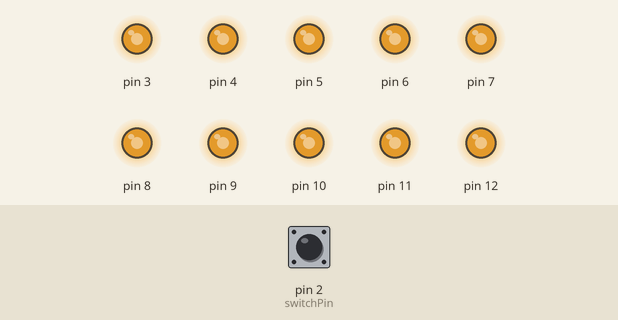
The sketch below on a simulated Arduino Uno, built with avr-gcc and run on an emulated ATmega328P. On the bench: output pins drawn as LEDs (lit = HIGH). Inputs (shaded band) come from the test bench; at power-on: pin 2 (switchPin) LOW.

Above: at 1.2 s.
1.3 s: pin 2 (switchPin) pulled HIGH for 3.2 s
At 3.9 s:
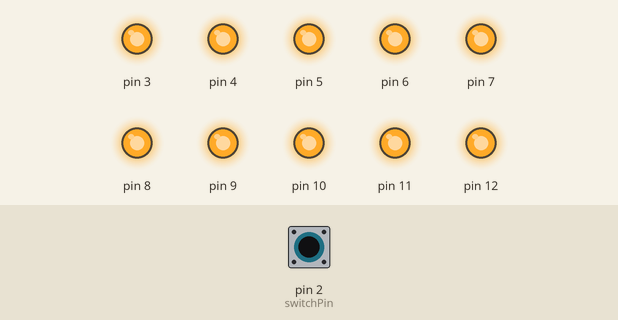
6.3 s: pin 2 (switchPin) pulled HIGH for 1 s
At 6.52 s:
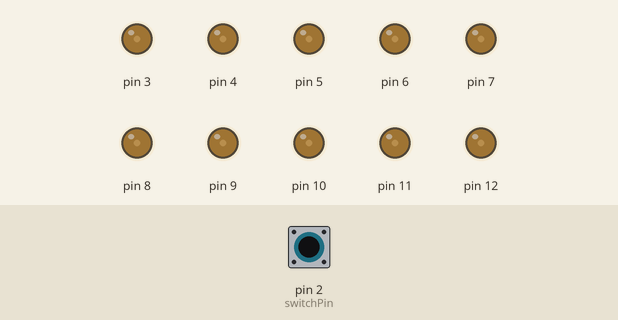
10.3 s: pin 2 (switchPin) pulled HIGH for 3.2 s
At 13.79 s:
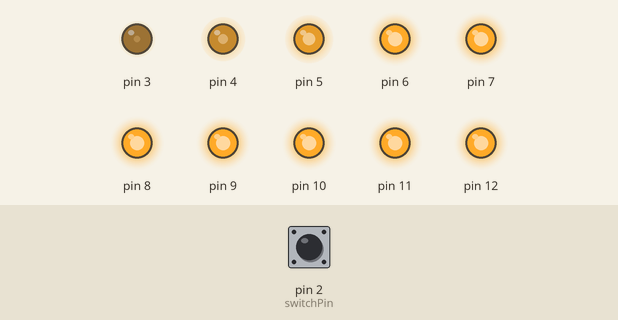
18.6 s: pin 2 (switchPin) pulled HIGH for 3.2 s
27.8 s: pin 2 (switchPin) pulled HIGH for 3.2 s
Timing chart, 0 to 38.0 s (numbered marks = the images above; inputs shaded):
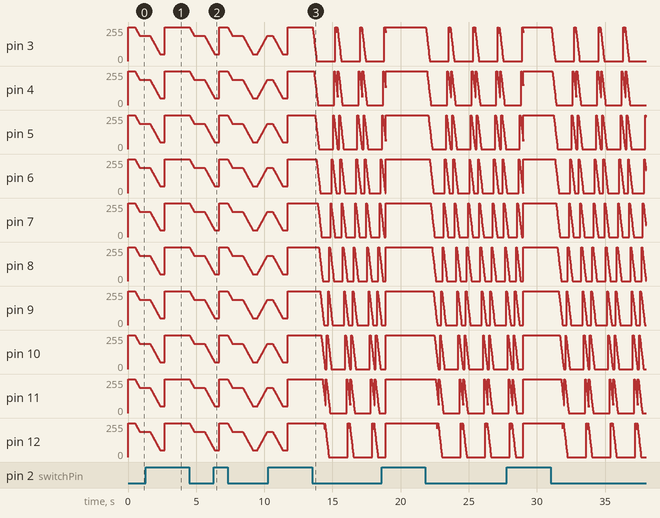

The sketch:

Cylon_V3.ino
```cpp
#include <SoftPWM.h>

int cylonDelay = 45;
int cylonFadeup = 0;
int cylonFadedown = 300;
int pulseFade = 1500;
int pulsePause = 1100;
int noFade = 0;
int switchPin = 2;


void setup()
{
  // Initialize
  SoftPWMBegin();
  // Create and set pins to 0 (off)
  for (int thisPin = 3; thisPin <=12; thisPin++) {
    SoftPWMSet(thisPin, 0);
    pinMode(switchPin, INPUT);
        }
      }

void loop() {
  // MOT bypass function
  if (digitalRead(switchPin) == HIGH)  {
     for (int thisPin = 3; thisPin <= 12; thisPin++) {
     SoftPWMSetFadeTime(thisPin, noFade, noFade);
     }
     SoftPWMSetPercent(ALL, 100);
         } else
  // Light all diodes for with no delay for instant braking
   if  (millis() <= 500) {
     for (int thisPin = 3; thisPin <= 12; thisPin++) {
     SoftPWMSetFadeTime(thisPin, noFade, noFade);
     }
     SoftPWMSetPercent(ALL, 100);
         }
  // after 100ms slow pulse all diodes for 10 seconds
    else if (millis() <= 10000) {
     for (int thisPin = 3; thisPin <= 12; thisPin++) {
     SoftPWMSetFadeTime(thisPin, pulseFade, pulseFade);
     }
        SoftPWMSetPercent(ALL, 75);
        delay(pulsePause);
        SoftPWMSetPercent(ALL, 20);
        delay(pulsePause);
        SoftPWMSetPercent(ALL, 100);
    } else {

  // After 10 seconds, cylon routine starts
  // loop from right to left:
   for (int thisPin = 3; thisPin <= 12; thisPin++) {
     SoftPWMSetFadeTime(thisPin, cylonFadeup, cylonFadedown);
     SoftPWMSetPercent(thisPin, 100);
       delay(cylonDelay);
     SoftPWMSetPercent(thisPin, 0);
       delay(cylonDelay);
    }
  // loop from left to right:
   for (int thisPin = 12; thisPin >= 3; thisPin--) {
     SoftPWMSetPercent(thisPin, 100);
       delay(cylonDelay);
     SoftPWMSetPercent(thisPin, 0);
       delay(cylonDelay);
      }
    }
  }
```
